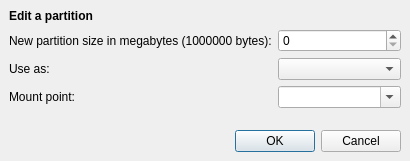
<ui version="4.0" >
 <class>partition_edit_dialog</class>
 <widget class="QDialog" name="partition_edit_dialog" >
  <property name="geometry" >
   <rect>
    <x>0</x>
    <y>0</y>
    <width>410</width>
    <height>161</height>
   </rect>
  </property>
  <property name="windowTitle" >
   <string>Edit Partition</string>
  </property>
  <property name="sizeGripEnabled" >
   <bool>false</bool>
  </property>
  <property name="modal" >
   <bool>true</bool>
  </property>
  <layout class="QGridLayout" >
   <property name="margin" >
    <number>9</number>
   </property>
   <property name="spacing" >
    <number>6</number>
   </property>
   <item row="4" column="0" colspan="2" >
    <spacer>
     <property name="orientation" >
      <enum>Qt::Vertical</enum>
     </property>
     <property name="sizeHint" >
      <size>
       <width>381</width>
       <height>40</height>
      </size>
     </property>
    </spacer>
   </item>
   <item row="0" column="0" colspan="2" >
    <widget class="QLabel" name="partition_edit_heading_label" >
     <property name="text" >
      <string>&lt;b>Edit a partition&lt;/b></string>
     </property>
    </widget>
   </item>
   <item row="1" column="0" >
    <widget class="QLabel" name="partition_edit_size_label" >
     <property name="text" >
      <string>New partition size in megabytes (1000000 bytes):</string>
     </property>
    </widget>
   </item>
   <item row="2" column="1" >
    <widget class="QComboBox" name="partition_edit_use_combo" >
     <property name="editable" >
      <bool>false</bool>
     </property>
    </widget>
   </item>
   <item row="1" column="1" >
    <widget class="QSpinBox" name="partition_edit_size_spinbutton" />
   </item>
   <item row="3" column="1" >
    <widget class="QComboBox" name="partition_edit_mount_combo" >
     <property name="editable" >
      <bool>true</bool>
     </property>
    </widget>
   </item>
   <item row="3" column="0" >
    <widget class="QLabel" name="partition_edit_mount_label" >
     <property name="text" >
      <string>Mount point:</string>
     </property>
    </widget>
   </item>
   <item row="2" column="0" >
    <widget class="QLabel" name="partition_edit_use_label" >
     <property name="text" >
      <string>Use as:</string>
     </property>
    </widget>
   </item>
   <item row="5" column="0" colspan="2" >
    <widget class="QDialogButtonBox" name="buttonBox" >
     <property name="orientation" >
      <enum>Qt::Horizontal</enum>
     </property>
     <property name="standardButtons" >
      <set>QDialogButtonBox::Cancel|QDialogButtonBox::NoButton|QDialogButtonBox::Ok</set>
     </property>
    </widget>
   </item>
  </layout>
 </widget>
 <resources/>
 <connections>
  <connection>
   <sender>buttonBox</sender>
   <signal>accepted()</signal>
   <receiver>partition_edit_dialog</receiver>
   <slot>accept()</slot>
   <hints>
    <hint type="sourcelabel" >
     <x>248</x>
     <y>254</y>
    </hint>
    <hint type="destinationlabel" >
     <x>157</x>
     <y>274</y>
    </hint>
   </hints>
  </connection>
  <connection>
   <sender>buttonBox</sender>
   <signal>rejected()</signal>
   <receiver>partition_edit_dialog</receiver>
   <slot>reject()</slot>
   <hints>
    <hint type="sourcelabel" >
     <x>316</x>
     <y>260</y>
    </hint>
    <hint type="destinationlabel" >
     <x>286</x>
     <y>274</y>
    </hint>
   </hints>
  </connection>
 </connections>
</ui>
